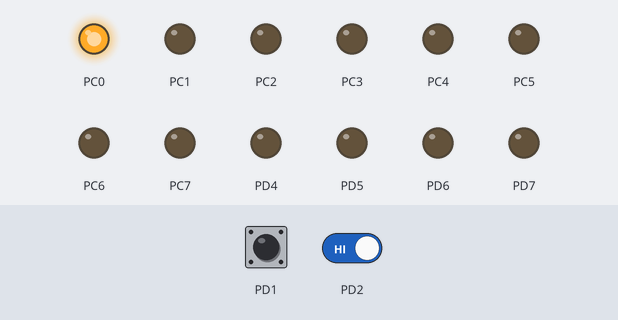
A program run on a simulated ATmega128, built with avr-gcc and emulated at 10 MHz. On the bench: output pins drawn as LEDs (lit = HIGH). The test bench sets the inputs (shaded band); at power-on: PD1 LOW, PD2 HIGH.

Above: at 1.2 s.
1.3 s: PD1 driven HIGH
At 1.7 s:
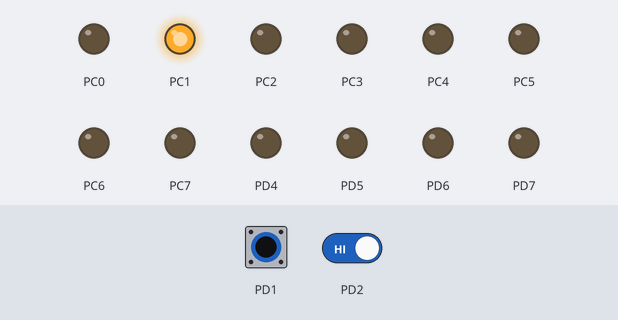
2.8 s: PD2 driven LOW
At 4.0 s:
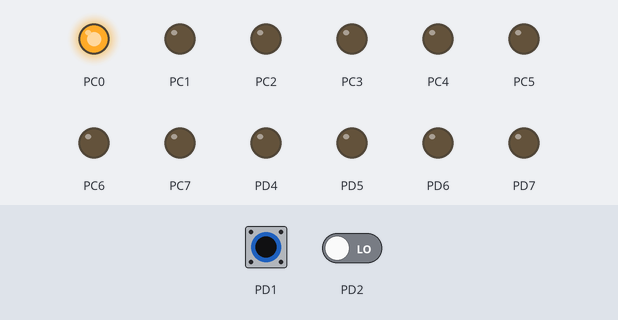
4.3 s: PD1 pulsed LOW 5 times (0.12 s each, 0.3 s apart)
At 6.9 s:
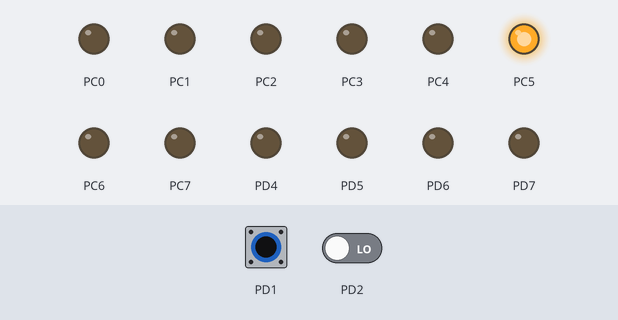
7.3 s: PD1 pulsed LOW 2 times (0.12 s each, 0.3 s apart)
At 8.6 s:
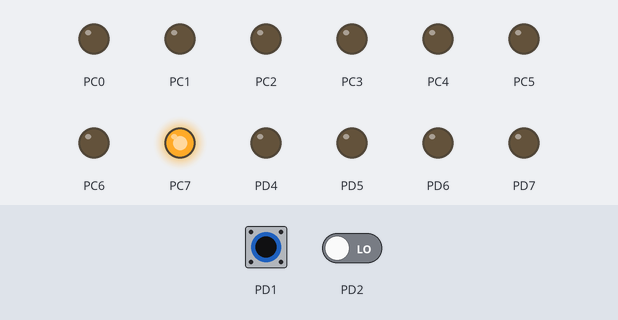
Timing chart, 0 to 10.3 s (numbered marks = the images above; inputs shaded):
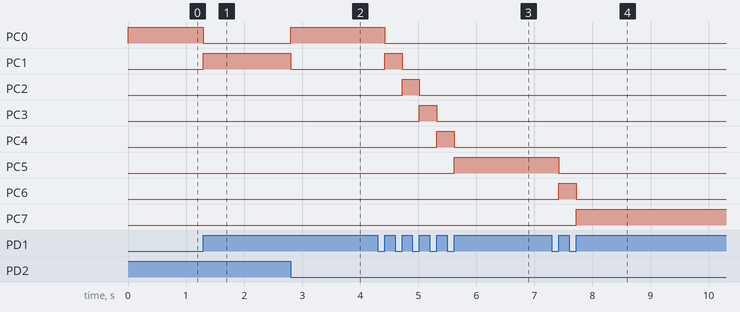

The program:

main.c
```c
/*
 * Opdracht 2.2.c
 *
 * Created: 10-2-2021 10:58:13
 * Author : Sem
 */
#define F_CPU 10e6
#include <avr/io.h>
#include <util/delay.h>
#include <avr/interrupt.h>

void wait( int ms ) {
	for (int i=0; i<ms; i++) {
		_delay_ms( 1 );		// library function (max 30 ms at 8MHz)
	}
}
/************************************************************************/
/* interrupt 1
walk the light 1 down                                                                     */
/************************************************************************/
ISR( INT1_vect ) {
	if (PORTC == 0b10000000)
	{
		PORTC == 0b00000001;
	} else {
		PORTC = PORTC << 1;
	}


}

/************************************************************************/
/* interrupt 2
walk the light 1 up                                                                     */
/************************************************************************/
ISR( INT2_vect ) {
	if (PORTC == 0b00000001)
	{
		PORTC = 0b10000000;
	}
	PORTC = PORTC >> 1;
}


int main(void)
{
    /* Replace with your application code */

	// Init I/O
	DDRD = 0xF0;			// PORTD (7:4) is output, (3:0) is input
	DDRC = 0xFF;

	// Init Interrupt hardware
	EICRA |= 0x2C;			// INT2 falling edge, INT1 rising edge
	EIMSK |= 0x06;			// Enable INT2 & INT1

	PORTC = 0x01; // init the first bit

	sei(); // enable input mechanism

    while (1)
    {

    }
}
```

Measured:
- after the input at 1.3 s, PC0: HIGH → LOW at once; PC1: LOW → HIGH at once
- after the input at 2.8 s, PC0: LOW → HIGH at once; PC1: HIGH → LOW at once
- after the input at 4.3 s, PC0: HIGH → LOW after 0.12 s; PC1: LOW → HIGH after 0.12 s, → LOW 0.30 s later; PC2: LOW → HIGH after 0.42 s, → LOW 0.30 s later; PC3: LOW → HIGH after 0.72 s, → LOW 0.30 s later; PC4: LOW → HIGH after 1.0 s, → LOW 0.30 s later
- after the input at 7.3 s, PC5: HIGH → LOW after 0.12 s; PC6: LOW → HIGH after 0.12 s, → LOW 0.30 s later; PC7: LOW → HIGH after 0.42 s
